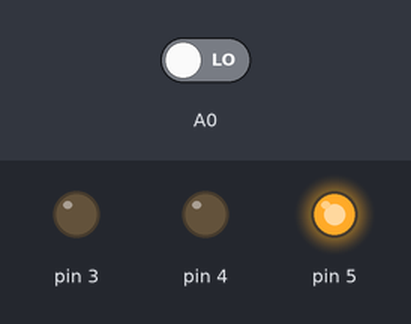
This sketch was run on a simulated Arduino Uno, built with avr-gcc and run on an emulated ATmega328P. On the bench: output pins drawn as LEDs (lit = HIGH). Inputs (shaded band) come from the test bench; at power-on: A0 LOW.

Above: at 1.2 s.
1.3 s: A0 driven HIGH
At 2.1 s:
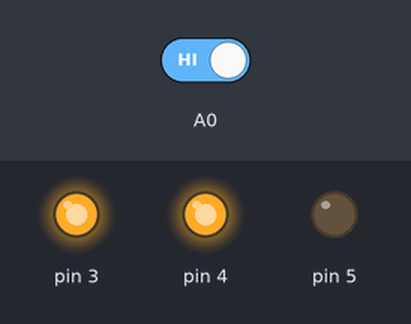
2.8 s: A0 driven LOW
At 3.3 s:
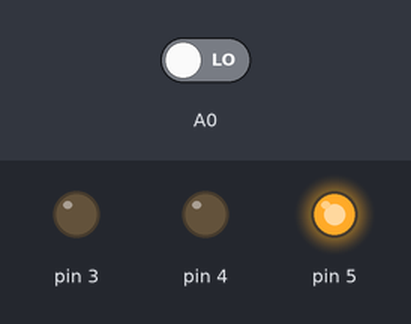
Timing chart, 0 to 5.8 s (numbered marks = the images above; inputs shaded):
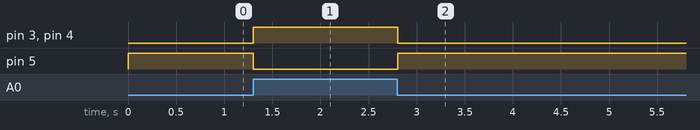

The sketch:

IR_SENSOR.ino
```cpp
void setup() {
  pinMode(3,OUTPUT);
  pinMode(A0,INPUT);
  pinMode(4,OUTPUT);
  pinMode(5,OUTPUT);
}

void loop() {
 if(digitalRead(A0) == HIGH){
  digitalWrite(3,HIGH);
  digitalWrite(4,HIGH);
  digitalWrite(5,LOW);
  delay(10);
 }
 else{
  digitalWrite(3,LOW);
  digitalWrite(4,LOW);
  digitalWrite(5,HIGH);
 }
}
```

Measured:
- after the input at 1.3 s, pin 3, pin 4: LOW → HIGH at once; pin 5: HIGH → LOW at once
- after the input at 2.8 s, pin 3, pin 4: HIGH → LOW at once; pin 5: LOW → HIGH at once
